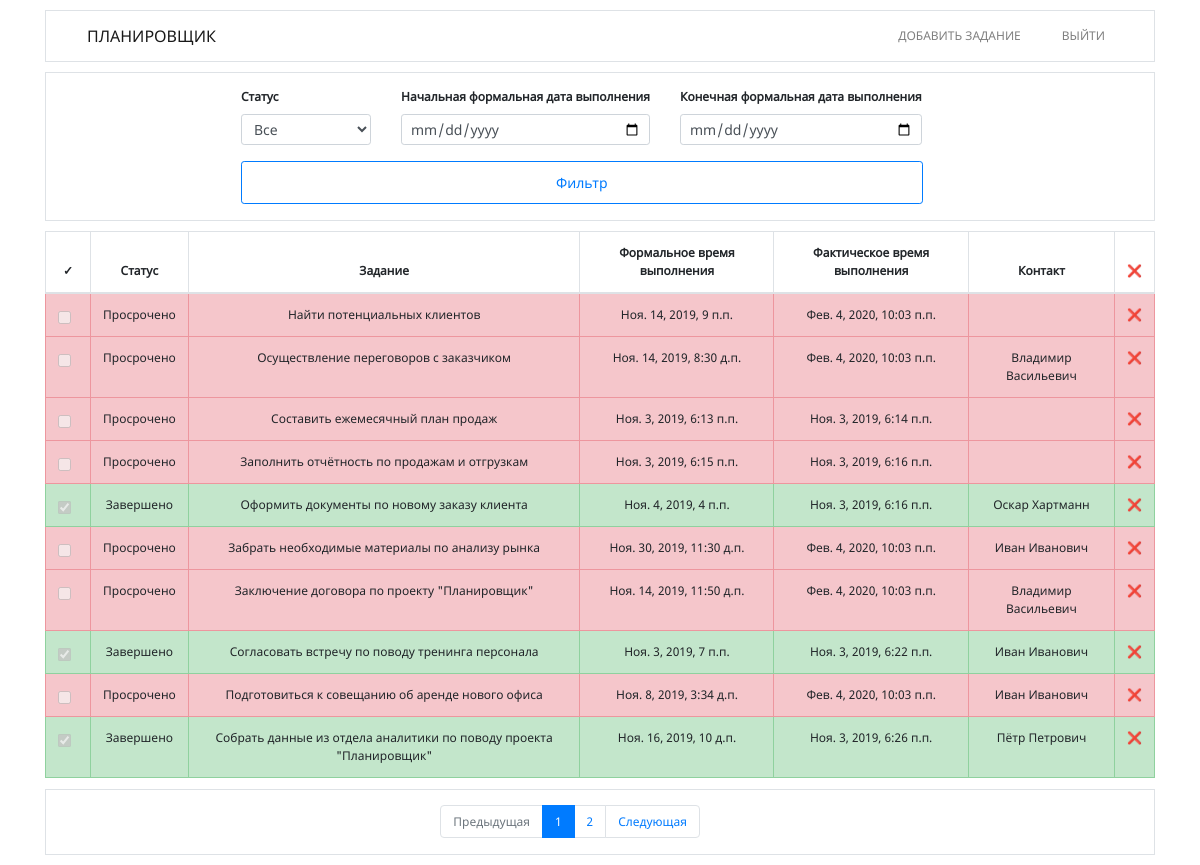
Screenshot of /?page=1 (signed in) with the database file from the repository.
### tasks/models.py (models this page shows, shortened)
class Task(models.Model):
    worker = models.ForeignKey(
        Worker,
        on_delete=models.CASCADE,
        related_name='tasks'
    )
    text = models.TextField(max_length=100)
    created = models.DateTimeField(auto_now=True)
    actual_end_date = models.DateTimeField(null=True, blank=True, default=None)
    expected_end_date = models.DateTimeField(null=True, blank=True, default=None)
    status = models.ForeignKey(
        Status,
        null=True,
        blank=True,
        on_delete=models.SET_NULL,
        related_name='tasks'
    )
    contact = models.CharField(
        max_length=150,
        null=True,
        blank=True,
        default=None
    )
    @property
    def time_is_over(self):
        if self.expected_end_date:
            if self.expected_end_date <= timezone.now():
                return True
        return False

class Status(models.Model):
    text = models.CharField(max_length=100)
    class Meta:
        verbose_name_plural = 'Statuses'
    def __str__(self):
        return self.text

### tasks/views.py (the view)
# urls.py: path('', views.tasks_list, name='tasks_list'),
@login_required(redirect_field_name='')
def tasks_list(request):
    tasks = Task.objects.filter(worker__user=request.user)
    for task in tasks:
        if not task.actual_end_date and task_is_expired(task):
            task.status = Status.objects.get(text='Просрочено')
            task.save()
    data = request.GET
    try:
        status_id = int(data.get('status'))
    except:
        status_id = None
    start_date = data.get('start_date')
    end_date = data.get('end_date')
    if status_id:
        tasks = tasks.filter(status__id=int(status_id))
    if start_date:
        year, month, day = [int(d) for d in start_date.split('-')]
        start_date = datetime(year=year, month=month, day=day, hour=0, minute=0)
    if end_date:
        year, month, day = [int(d) for d in end_date.split('-')]
        end_date = datetime(year=year, month=month, day=day, hour=23, minute=59)
    if start_date and end_date:
        if start_date < end_date:
            tasks = tasks.filter(expected_end_date__range=(start_date, end_date))
    elif start_date:
        tasks = tasks.filter(expected_end_date__gte=start_date)
    elif end_date:
        tasks = tasks.filter(expected_end_date__lte=end_date)
    page = data.get('page', 1) if data.get('page', 1) else 1
    paginator = Paginator(tasks, 10)
    try:
        tasks = paginator.page(page)
    except EmptyPage:
        tasks = paginator.page(1)
    context = {
        'tasks': tasks,
        'statuses': Status.objects.all(),
        'selected_status_id': status_id,
        'start_date': start_date.strftime('%Y-%m-%d') if start_date else None,
        'end_date': end_date.strftime('%Y-%m-%d') if end_date else None,
    }
    return render(request, 'tasks/tasks_list.html', context)

### tasks/templatetags/tasks_extra.py (called while the page is built)
@register.simple_tag(takes_context=True)
def url_replace(context, **kwargs):
    query = context['request'].GET.dict()
    query.update(kwargs)
    return urlencode(query)

### templates/tasks/tasks_list.html (shortened to what this page needs)
{% extends  'tasks/base.html' %}
{% load tasks_extra %}
{% block content %}
<div class="container">
    <div class="tasks-filter">
        <form method="get">
            <div class="form-row">
                <div class="form-group">
                    <label>Статус</label>
                    <select name="status" class="form-control form-control-sm" id="inlineFormCustomSelectPref">
                        <option {% if not selected_status_id %}selected{% endif %}>Все</option>
                    </select>
                </div>
                <div class="form-group">
                    <label>Начальная формальная дата выполнения</label>
                    <input type="date" value="{{ start_date }}" name="start_date" class="form-control form-control-sm" placeholder="Начальная дата">
                </div>
                <div class="form-group">
                    <label>Конечная формальная дата выполнения</label>
                    <input type="date" value="{{ end_date }}" name="end_date" class="form-control form-control-sm" placeholder="Конечная дата">
                </div>
            </div>
            <div class="form-row">
                <div class="form-group">
                    <button class="btn btn-outline-primary btn-sm btn-sm btn-filter" type="submit">Фильтр</button>
                </div>
            </div>
        </form>
    </div>
    {% if tasks %}
        <div class="tasks-list">
                <table class="table table-hover">
                    <thead>
                        <tr>
                            <th>&#10003;</th>
                            <th scope="col">Статус</th>
                            <th scope="col">Задание</th>
                            <th scope="col">Формальное время выполнения</th>
                            <th scope="col">Фактическое время выполнения</th>
                            <th scope="col">Контакт</th>
                            <th scope="col">&#10060;</th>
                        </tr>
                    </thead>
                    <tbody>
                        {% for task in tasks %}
                            {% if task.status.text == 'Выполняется' %}
                                <tr class="table-warning">
                                    {% include 'tasks/task_tr.html' %}
                                </tr>
                            {% elif task.status.text == 'Просрочено' %}
                                <tr class="table-danger">
                                    {% include 'tasks/task_tr.html' %}
                                </tr>
                            {% elif task.status.text == 'Завершено' %}
                                <tr class="table-success">
                                    {% include 'tasks/task_tr.html' %}
                                </tr>
                            {% endif %}
                        {% endfor %}
                    </tbody>
                </table>
        </div>
        <nav class="paginator" aria-label="...">
            <div class="row">
                <div class="col-lg-4 offset-lg-4">
                  <ul class="pagination">
                    {% if tasks.has_previous %}
                        <li class="page-item">
                          <a class="page-link" href="?{% url_replace page=tasks.previous_page_number %}">Предыдущая</a>
                        </li>
                    {% else %}
                        <li class="page-item disabled">
                            <span class="page-link">Предыдущая</span>
                        </li>
                    {% endif %}
                    {% for page_number in tasks.paginator.page_range %}
                        {% if tasks.number == page_number %}
                            <li class="page-item active">
                              <span class="page-link">
                                {{ page_number }}
                              </span>
                            </li>
                        {% else %}
                            <li class="page-item">
                                <a class="page-link" href="?{% url_replace page=page_number %}">{{ page_number }}</a>
                            </li>
                        {% endif %}
                    {% endfor %}
                    {% if tasks.has_next %}
                        <li class="page-item">
                          <a class="page-link" href="?{% url_replace page=tasks.next_page_number %}">Cледующая</a>
                        </li>
                    {% else %}
                        <li class="page-item disabled">
                            <span class="page-link">Следующая</span>
                        </li>
                    {% endif %}
                  </ul>
                </div>
            </div>
        </nav>
    {% else %}
        <div class="tasks-count-ziro">
            <h3>По данному запросу нет ни одной записи</h3>
        </div>
    {% endif %}
</div>
{% endblock %}

### templates/tasks/task_tr.html (shortened to what this page needs)
{% load tasks_extra %}
<td>
    <div class="form-check">
        <input class="form-check-input" type="checkbox" value="" id="defaultCheck1"
        {% if task.status.text == 'Завершено' %}checked{% endif %}
        {% if task.time_is_over %}disabled{% endif %}
        >
    </div>
</td>
<td>{{ task.status }}</td>
<td class="task-text">{{ task.text }}</td>
{% if task.expected_end_date %}
    <td >{{ task.expected_end_date }}</td>
{% else %}
    <td>
        <div class="none"></div>
    </td>
{% endif %}
{% if task.actual_end_date %}
    <td>{{ task.actual_end_date }}</td>
{% else %}
    <td>
        <div class="none"></div>
    </td>
{% endif %}
{% if task.contact %}
    <td>{{ task.contact }}</td>
{% else %}
    <td>
    </td>
{% endif %}
<td>
    <a href="{% url 'delete_task' pk=task.id %}?{% url_replace %}">&#10060;</a>
</td>

### static/css/style.css (style rules this page uses)
body { font-size: 12px; font-family: NotoSans; }
a { color: #333; text-decoration: none; }
nav { border: 1px solid #dee2e6; margin: 10px 0; }
table .task-text { max-width: 800px; }
table th { border: 1px solid #dee2e6; }
table td { position: relative; border: 1px solid #dee2e6; }
.tasks-list table { margin-top: 10px; text-align: center; }
.tasks-filter { border: 1px solid #dee2e6; padding-top: 15px; padding-left: 200px; }
.tasks-filter .form-group { margin-right: 30px; }
.tasks-filter .btn-filter { padding: 10px 314px; }
.tasks-filter label { font-size: 12px; text-align: center; font-weight: bold; }
.pagination { margin-left: 15px; margin-top: 15px; }
.paginator { margin-top: -5px; }

### rows the page displays
Task: status "Просрочено", text "Найти потенциальных клиентов", expected_end_date "Ноя. 14, 2019, 9 п.п.", actual_end_date "Фев. 4, 2020, 10:03 п.п."
Task: status "Просрочено", text "Осуществление переговоров с заказчиком", expected_end_date "Ноя. 14, 2019, 8:30 д.п.", actual_end_date "Фев. 4, 2020, 10:03 п.п.", contact "Владимир Васильевич"
Task: status "Просрочено", text "Составить ежемесячный план продаж", expected_end_date "Ноя. 3, 2019, 6:13 п.п.", actual_end_date "Ноя. 3, 2019, 6:14 п.п."
Task: status "Просрочено", text "Заполнить отчётность по продажам и отгрузкам", expected_end_date "Ноя. 3, 2019, 6:15 п.п.", actual_end_date "Ноя. 3, 2019, 6:16 п.п."
Task: expected_end_date "☑", status "Завершено", text "Оформить документы по новому заказу клиента", expected_end_date "Ноя. 4, 2019, 4 п.п.", actual_end_date "Ноя. 3, 2019, 6:16 п.п.", contact "Оскар Хартманн"
Task: status "Просрочено", text "Забрать необходимые материалы по анализу рынка", expected_end_date "Ноя. 30, 2019, 11:30 д.п.", actual_end_date "Фев. 4, 2020, 10:03 п.п.", contact "Иван Иванович"
Task: status "Просрочено", text "Заключение договора по проекту \"Планировщик\"", expected_end_date "Ноя. 14, 2019, 11:50 д.п.", actual_end_date "Фев. 4, 2020, 10:03 п.п.", contact "Владимир Васильевич"
Task: expected_end_date "☑", status "Завершено", text "Согласовать встречу по поводу тренинга персонала", expected_end_date "Ноя. 3, 2019, 7 п.п.", actual_end_date "Ноя. 3, 2019, 6:22 п.п.", contact "Иван Иванович"
Task: status "Просрочено", text "Подготовиться к совещанию об аренде нового офиса", expected_end_date "Ноя. 8, 2019, 3:34 д.п.", actual_end_date "Фев. 4, 2020, 10:03 п.п.", contact "Иван Иванович"
Task: expected_end_date "☑", status "Завершено", text "Собрать данные из отдела аналитики по поводу проекта \"Планировщик\"", expected_end_date "Ноя. 16, 2019, 10 д.п.", actual_end_date "Ноя. 3, 2019, 6:26 п.п.", contact "Пётр Петрович"

### other values shown
{{ page_number }} "1"
{{ page_number }} "2"
